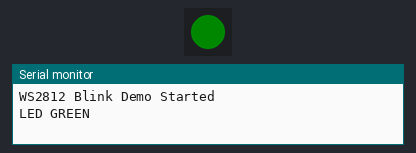
The sketch below on a simulated ESP32-S3. Parts: 1 RGB LEDs in strip order, left to right, the last lines printed to the serial monitor. Dim RGB values are drawn brighter than linear.

Above: at 0.2 s.
At 1.7 s:
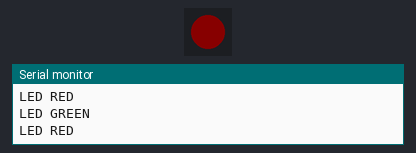
Timing chart, 0 to 3.0 s (numbered marks = the images above):
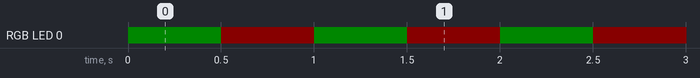

Measured:
- by itself, RGB LED 0: alternates RGB(9, 0, 0) for 0.50 s and RGB(0, 9, 0) for 0.50 s

The sketch:

esp32s3_jtag_demo.ino
```cpp
// ESP32-S3 WS2812 RGB LED Blink Example
#include <Adafruit_NeoPixel.h>

#define LED_PIN 21
#define NUM_PIXELS 1

Adafruit_NeoPixel colorLed(NUM_PIXELS, LED_PIN, NEO_GRB + NEO_KHZ800);

bool ledState = false;

void setup() {
  Serial.begin(115200);

  colorLed.begin();
  colorLed.setBrightness(50);
  colorLed.show();

  Serial.println("WS2812 Blink Demo Started");
}

void loop() {
  ledState = !ledState;

  if (ledState) {
    colorLed.setPixelColor(0, colorLed.Color(0, 50, 0));  // Green
    Serial.println("LED GREEN");
  } else {
    colorLed.setPixelColor(0, colorLed.Color(50, 0, 0));  // Red
    Serial.println("LED RED");
  }

  colorLed.show();

  delay(500);
}
```
